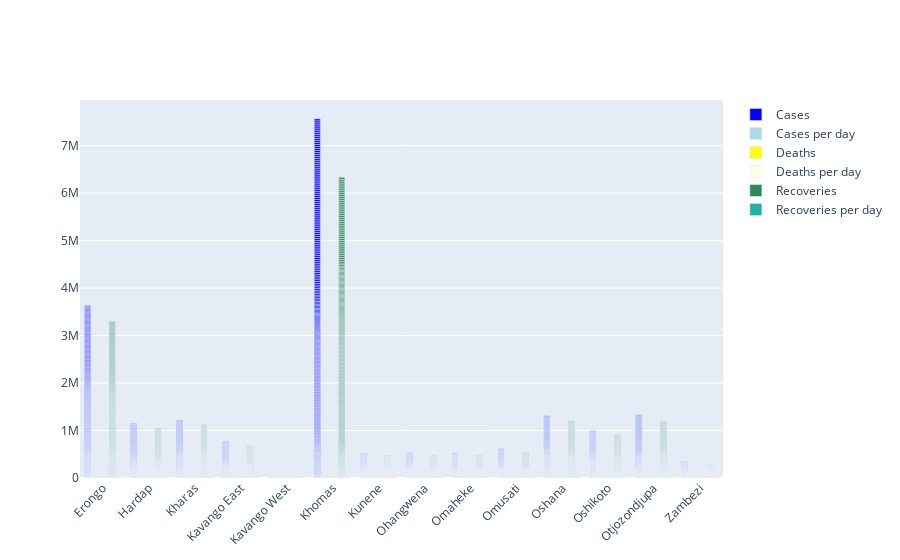

Notebook code for this chart:
### Code cell
import plotly.graph_objects as go

fig = go.Figure()
fig.add_trace(go.Bar(
    x=df["Region"],
    y=df["Cases"],
    name='Cases',
    marker_color='blue'
))
fig.add_trace(go.Bar(
    x=df["Region"],
    y=df["Cases per day"],
    name='Cases per day',
    marker_color='lightblue'
))
fig.add_trace(go.Bar(
    x=df["Region"],
    y=df["Deaths"],
    name='Deaths',
    marker_color='yellow'
))
fig.add_trace(go.Bar(
    x=df["Region"],
    y=df["Deaths per day"],
    name='Deaths per day',
    marker_color='lightyellow'
))
fig.add_trace(go.Bar(
    x=df["Region"],
    y=df["Recoveries"],
    name='Recoveries',
    marker_color='seagreen'
))
fig.add_trace(go.Bar(
    x=df["Region"],
    y=df["Recoveries per day"],
    name='Recoveries per day',
    marker_color='lightseagreen'
))
# Here we modify the tickangle of the xaxis, resulting in rotated labels.
fig.update_layout(barmode='group', xaxis_tickangle=-45)
fig.show(mode='External')

### Figure 1 — Plotly figure (JSON) as saved in the notebook; plotly's stock layout.template omitted (floating-point values rounded to 4 significant figures; data arrays with more than 128 entries replaced by an {"elided": "..."} marker saying what was removed)
{"data": [{"marker": {"color": "blue"}, "name": "Cases", "type": "bar", "x": {"elided": "6319 str values"}, "y": {"elided": "6319 int values"}}, {"marker": {"color": "lightblue"}, "name": "Cases per day", "type": "bar", "x": {"elided": "6319 str values"}, "y": {"elided": "6319 int values"}}, {"marker": {"color": "yellow"}, "name": "Deaths", "type": "bar", "x": {"elided": "6319 str values"}, "y": {"elided": "6319 int values"}}, {"marker": {"color": "lightyellow"}, "name": "Deaths per day", "type": "bar", "x": {"elided": "6319 str values"}, "y": {"elided": "6319 int values"}}, {"marker": {"color": "seagreen"}, "name": "Recoveries", "type": "bar", "x": {"elided": "6319 str values"}, "y": {"elided": "6319 int values"}}, {"marker": {"color": "lightseagreen"}, "name": "Recoveries per day", "type": "bar", "x": {"elided": "6319 str values"}, "y": {"elided": "6319 int values"}}], "layout": {"autosize": true, "barmode": "group", "xaxis": {"autorange": true, "range": [-0.5, 13.5], "tickangle": -45, "type": "category"}, "yaxis": {"autorange": true, "range": [0, 7961000.0], "type": "linear"}}}
